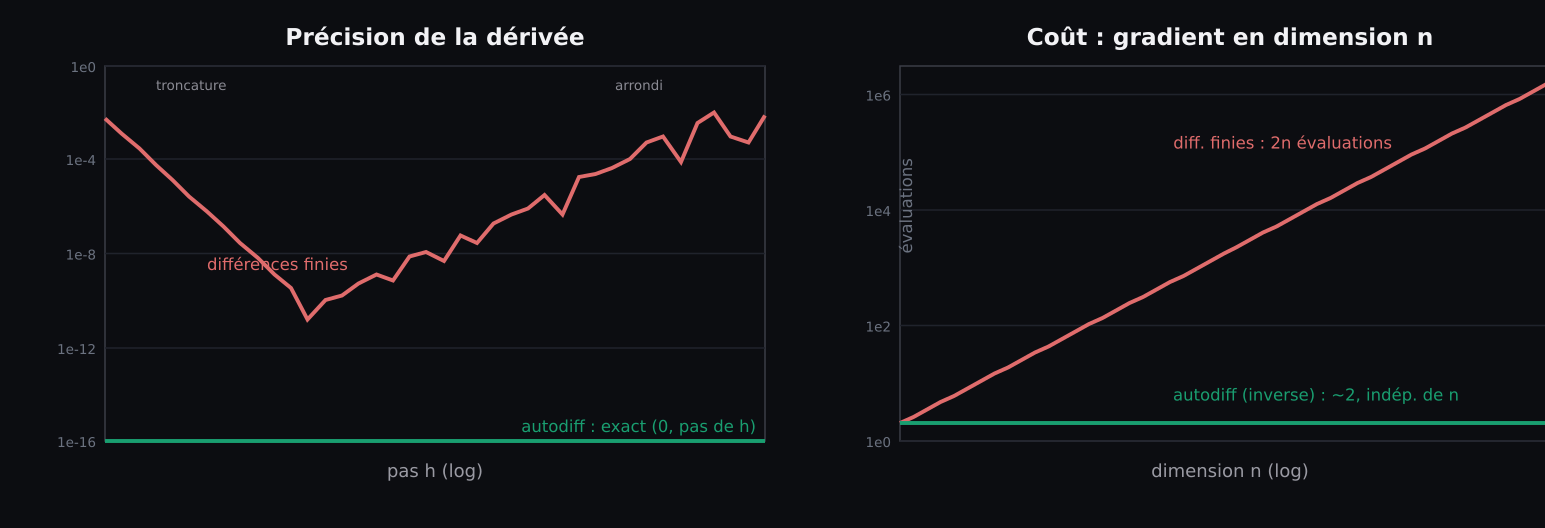
#> input picture public/posts/autodiff.png, 1545 x 528 px
$ python coordinates.py autodiff.png
#> lines starting #> are read from the running program, lines starting #| are printed output that depends on the picture
"""
Intelligence is finding cheap coordinates — measured.

Represent image patches in four coordinate systems (pixels, random, DCT, PCA),
keep the top-K coefficients, and measure reconstruction loss vs K. Good
coordinates cost far less loss per coefficient — but only on structured data.
On white noise, every strategy is equal (the falsifier).

Pure numpy + PIL. Usage: python3 coordinates.py [image.jpg]
"""
import sys, numpy as np
from PIL import Image

rng = np.random.default_rng(0)
P = 8; D = P * P                      # 8x8 patches -> 64-dim vectors

def patches(img, n=4000):
    H, W = img.shape; out = []
    for y, x in zip(rng.integers(0, H-P, n), rng.integers(0, W-P, n)):
        p = img[y:y+P, x:x+P].ravel().astype(float)
        out.append(p - p.mean())     # remove DC: model structure, not brightness
    return np.array(out)

def dct_matrix(n):
    r = np.arange(n)[:, None]; c = np.arange(n)[None, :]
    M = np.cos(np.pi*(2*c+1)*r/(2*n)) * np.sqrt(2/n); M[0] *= 1/np.sqrt(2)
    return M
DCT = np.kron(dct_matrix(P), dct_matrix(P))   # separable 2D DCT basis

def strategies(Xtrain):
    """Return {name: orthonormal basis B (rows = basis vectors)}."""
    B = {}
    B["Pixels (raw coords)"] = np.eye(D)
    Q, _ = np.linalg.qr(rng.standard_normal((D, D))); B["Random basis"] = Q
    B["DCT (designed)"] = DCT
    C = np.cov(Xtrain.T); w, V = np.linalg.eigh(C)
    B["PCA (learned)"] = V[:, ::-1].T             # learned from the data itself
    return B

def loss_vs_K(X, B, Ks):
    C = X @ B.T                                    # coefficients (B orthonormal)
    curve = []
    for K in Ks:
        idx = np.argsort(-np.abs(C), 1)[:, :K]     # keep the K largest per patch
        Ck = np.zeros_like(C); np.put_along_axis(Ck, idx, np.take_along_axis(C, idx, 1), 1)
        curve.append(float(np.mean((X - Ck @ B) ** 2)))
    return curve

if __name__ == "__main__":
    src = sys.argv[1] if len(sys.argv) > 1 else "photo.jpg"
    img = np.asarray(Image.open(src).convert("L").resize((256, 256)), float)
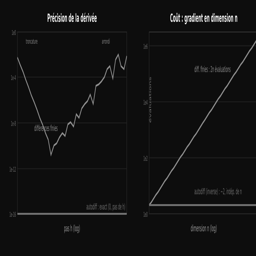
#> img: shape (256, 256) float64; min 0, max 255, mean 17.1
    X = patches(img)
#> after the loop in patches, `for y, x in zip(rng.integers(0, H-P, n), rng.integers(0, W-P, n)):`: out = 4000 items
    Xn = rng.integers(0, 256, (4000, D)).astype(float); Xn -= Xn.mean(1, keepdims=True)
    Ks = [1, 2, 4, 8, 16, 32, 64]
    for label, data in [("IMAGE patches", X), ("WHITE NOISE", Xn)]:
        print(f"\n{label} — loss at K=8 (of 64):")
        for name, Bmat in strategies(data).items():
            print(f"  {name:22} {loss_vs_K(data, Bmat, Ks)[Ks.index(8)]:8.1f}")
#> this loop made 2 passes
#> label on passes 1 to 2: 'IMAGE patches', 'WHITE NOISE'
#| IMAGE patches — loss at K=8 (of 64):
#|   Pixels (raw coords)        96.2
#|   Random basis              116.3
#|   DCT (designed)             41.8
#|   PCA (learned)              40.6
#| WHITE NOISE — loss at K=8 (of 64):
#|   Pixels (raw coords)      3571.2
#|   Random basis             2731.0
#|   DCT (designed)           2707.4
#|   PCA (learned)            2688.1
#> pass 1, in strategies, `C = np.cov(Xtrain.T)`:
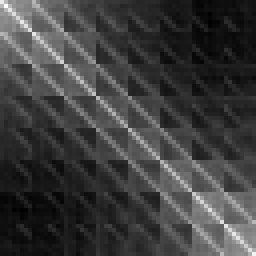
#> C: shape (64, 64) float64 (shown 4 times larger); min -108.2, max 331, mean 0; drawn with min black and max white
#> pass 1, in strategies, `w, V = np.linalg.eigh(C)`:
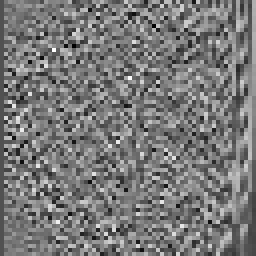
#> V: shape (64, 64) float64 (shown 4 times larger); min -0.383, max 0.419, mean -0.00195; drawn with min black and max white
#> pass 2, in strategies (call 2), `C = np.cov(Xtrain.T)`:
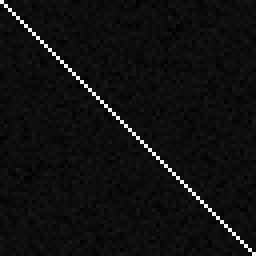
#> C: shape (64, 64) float64 (shown 4 times larger); min -384.5, max 5577.5, mean 0; drawn with min black and max white
#> pass 2, in strategies (call 2), `w, V = np.linalg.eigh(C)`:
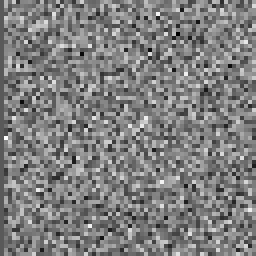
#> V: shape (64, 64) float64 (shown 4 times larger); min -0.413, max 0.411, mean -0.00195; drawn with min black and max white

$ run again, on public/posts/coordinates.png
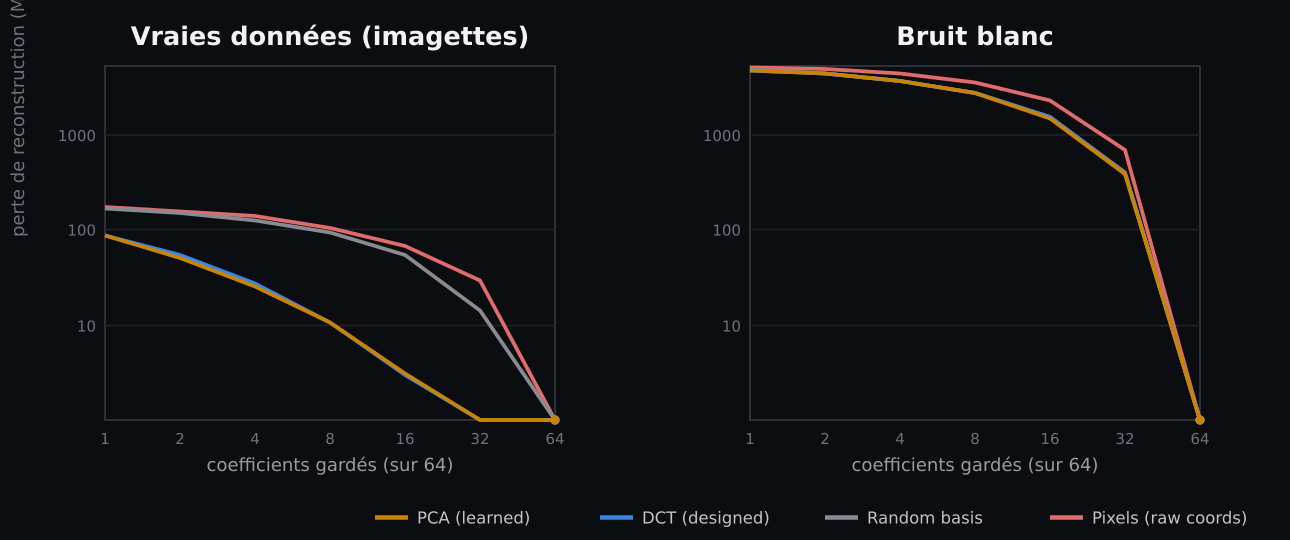
#> input picture public/posts/coordinates.png, 1290 x 540 px
#> `img = np.asarray(Image.open(src).convert("L").resize((256, 256)), float)`:
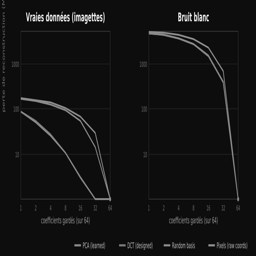
#> img: shape (256, 256) float64; min 0, max 255, mean 18.2
#> after the loop in patches, `for y, x in zip(rng.integers(0, H-P, n), rng.integers(0, W-P, n)):`: out = 4000 items
#> the loop `for label, data in [("IMAGE patches", X), ("WHITE NOISE", Xn)]:` made 2 passes
#> label on passes 1 to 2: 'IMAGE patches', 'WHITE NOISE'
#> (printed output is left out)
#> pass 1, in strategies, `w, V = np.linalg.eigh(C)`:
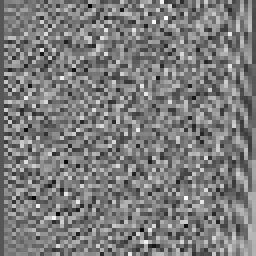
#> V: shape (64, 64) float64 (shown 4 times larger); min -0.403, max 0.42, mean -0.00195; drawn with min black and max white
